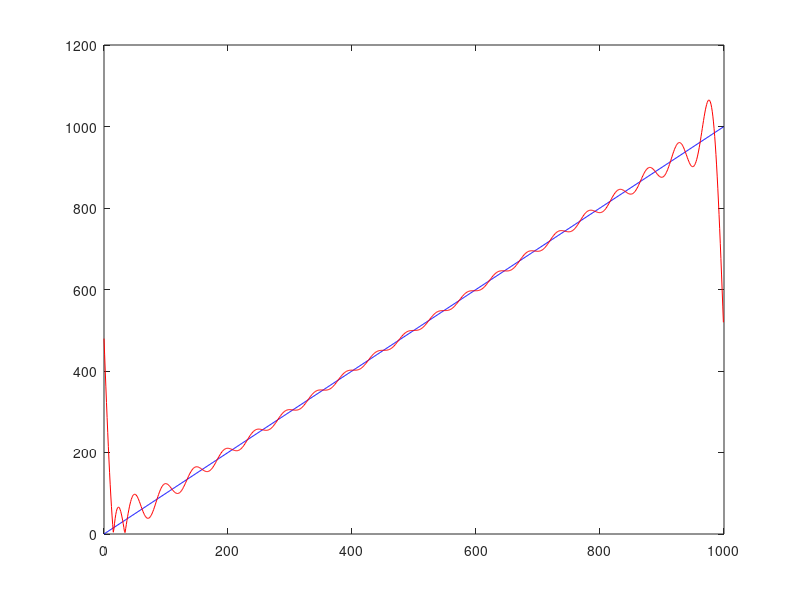

Write MATLAB code to recreate this figure.
%function recon_ramp(n)
%%
n=20;
i=sqrt(-1);
x=0:999;
y=x;
Y=fft(y);
N=size(Y,2);
u=0;
recon=Y(u+1)*exp(2*i*pi*(u/N)*x)/N;
for u=1:n,
    recon=recon+(Y(u+1)*exp(2*i*pi*(u/N)*x)+Y(N-u+1)*exp(2*i*pi*(-u/N)*x))/N;
end;
close all
plot(x,y,'b',x,abs(recon),'r');